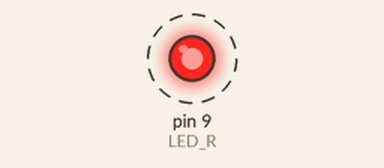
The sketch below on a simulated Arduino Uno, built with avr-gcc and run on an emulated ATmega328P. On the bench: output pins drawn as LEDs (lit = HIGH). Dashed ring = blinking.

Above: at 0.5 s.
Timing chart, 0 to 4.6 s (numbered marks = the images above):
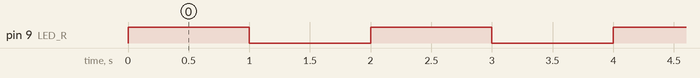

The sketch:

02-Blinky_External_LED.ino
```cpp
/*
Turns an LED on for one second, then off for one second, repeatedly.
LED is external, and is connected to pin D9.
*/

// define a macro for the LED pin number so the code is easier to understand
#define LED_R 9

// the setup function runs once when you press reset or power the board
void setup() {
  // initialize digital pin LED_BUILTIN as an output.
  pinMode(LED_R, OUTPUT);
}

// the loop function runs over and over again forever
void loop() {
  digitalWrite(LED_R, HIGH);  // turn the LED on (HIGH is the voltage level)
  delay(1000);                      // wait for a second
  digitalWrite(LED_R, LOW);   // turn the LED off by making the voltage LOW
  delay(1000);                      // wait for a second
}
```

Measured:
- by itself, pin 9 (LED_R): alternates HIGH for 1.0 s and LOW for 1.0 s
